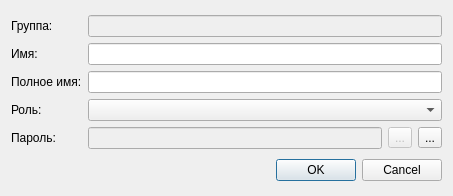
<?xml version="1.0" encoding="UTF-8"?>
<ui version="4.0">
 <class>DialogUser</class>
 <widget class="QDialog" name="DialogUser">
  <property name="geometry">
   <rect>
    <x>0</x>
    <y>0</y>
    <width>453</width>
    <height>196</height>
   </rect>
  </property>
  <property name="windowTitle">
   <string>Dialog</string>
  </property>
  <layout class="QGridLayout" name="gridLayout_2">
   <item row="0" column="0">
    <layout class="QGridLayout" name="gridLayout">
     <item row="0" column="1">
      <widget class="QLineEdit" name="lblGroup">
       <property name="enabled">
        <bool>false</bool>
       </property>
      </widget>
     </item>
     <item row="0" column="0">
      <widget class="QLabel" name="label">
       <property name="text">
        <string>Группа:</string>
       </property>
      </widget>
     </item>
     <item row="4" column="0">
      <widget class="QLabel" name="label_4">
       <property name="text">
        <string>Пароль:</string>
       </property>
      </widget>
     </item>
     <item row="4" column="1">
      <layout class="QHBoxLayout" name="horizontalLayout">
       <item>
        <widget class="QLineEdit" name="lblPwd">
         <property name="enabled">
          <bool>false</bool>
         </property>
         <property name="echoMode">
          <enum>QLineEdit::Password</enum>
         </property>
        </widget>
       </item>
       <item>
        <widget class="QToolButton" name="btnPwdView">
         <property name="enabled">
          <bool>false</bool>
         </property>
         <property name="text">
          <string>...</string>
         </property>
         <property name="icon">
          <iconset resource="ba_resurses.qrc">
           <normaloff>:/img/viewPwd1.svg</normaloff>:/img/viewPwd1.svg</iconset>
         </property>
         <property name="checkable">
          <bool>true</bool>
         </property>
        </widget>
       </item>
       <item>
        <widget class="QToolButton" name="btnPwdEdit">
         <property name="text">
          <string>...</string>
         </property>
         <property name="icon">
          <iconset resource="ba_resurses.qrc">
           <normaloff>:/img/itemEdit.png</normaloff>:/img/itemEdit.png</iconset>
         </property>
         <property name="checkable">
          <bool>true</bool>
         </property>
        </widget>
       </item>
      </layout>
     </item>
     <item row="1" column="0">
      <widget class="QLabel" name="label_2">
       <property name="text">
        <string>Имя:</string>
       </property>
      </widget>
     </item>
     <item row="2" column="0">
      <widget class="QLabel" name="label_3">
       <property name="text">
        <string>Полное имя:</string>
       </property>
      </widget>
     </item>
     <item row="2" column="1">
      <widget class="QLineEdit" name="lblPresent"/>
     </item>
     <item row="1" column="1">
      <widget class="QLineEdit" name="lblName"/>
     </item>
     <item row="3" column="0">
      <widget class="QLabel" name="label_5">
       <property name="text">
        <string>Роль:</string>
       </property>
      </widget>
     </item>
     <item row="3" column="1">
      <widget class="QComboBox" name="cmbRole"/>
     </item>
    </layout>
   </item>
   <item row="1" column="0">
    <widget class="QDialogButtonBox" name="buttonBox">
     <property name="orientation">
      <enum>Qt::Horizontal</enum>
     </property>
     <property name="standardButtons">
      <set>QDialogButtonBox::Cancel|QDialogButtonBox::Ok</set>
     </property>
    </widget>
   </item>
  </layout>
 </widget>
 <resources>
  <include location="ba_resurses.qrc"/>
 </resources>
 <connections>
  <connection>
   <sender>buttonBox</sender>
   <signal>accepted()</signal>
   <receiver>DialogUser</receiver>
   <slot>accept()</slot>
   <hints>
    <hint type="sourcelabel">
     <x>248</x>
     <y>254</y>
    </hint>
    <hint type="destinationlabel">
     <x>157</x>
     <y>274</y>
    </hint>
   </hints>
  </connection>
  <connection>
   <sender>buttonBox</sender>
   <signal>rejected()</signal>
   <receiver>DialogUser</receiver>
   <slot>reject()</slot>
   <hints>
    <hint type="sourcelabel">
     <x>316</x>
     <y>260</y>
    </hint>
    <hint type="destinationlabel">
     <x>286</x>
     <y>274</y>
    </hint>
   </hints>
  </connection>
 </connections>
</ui>
